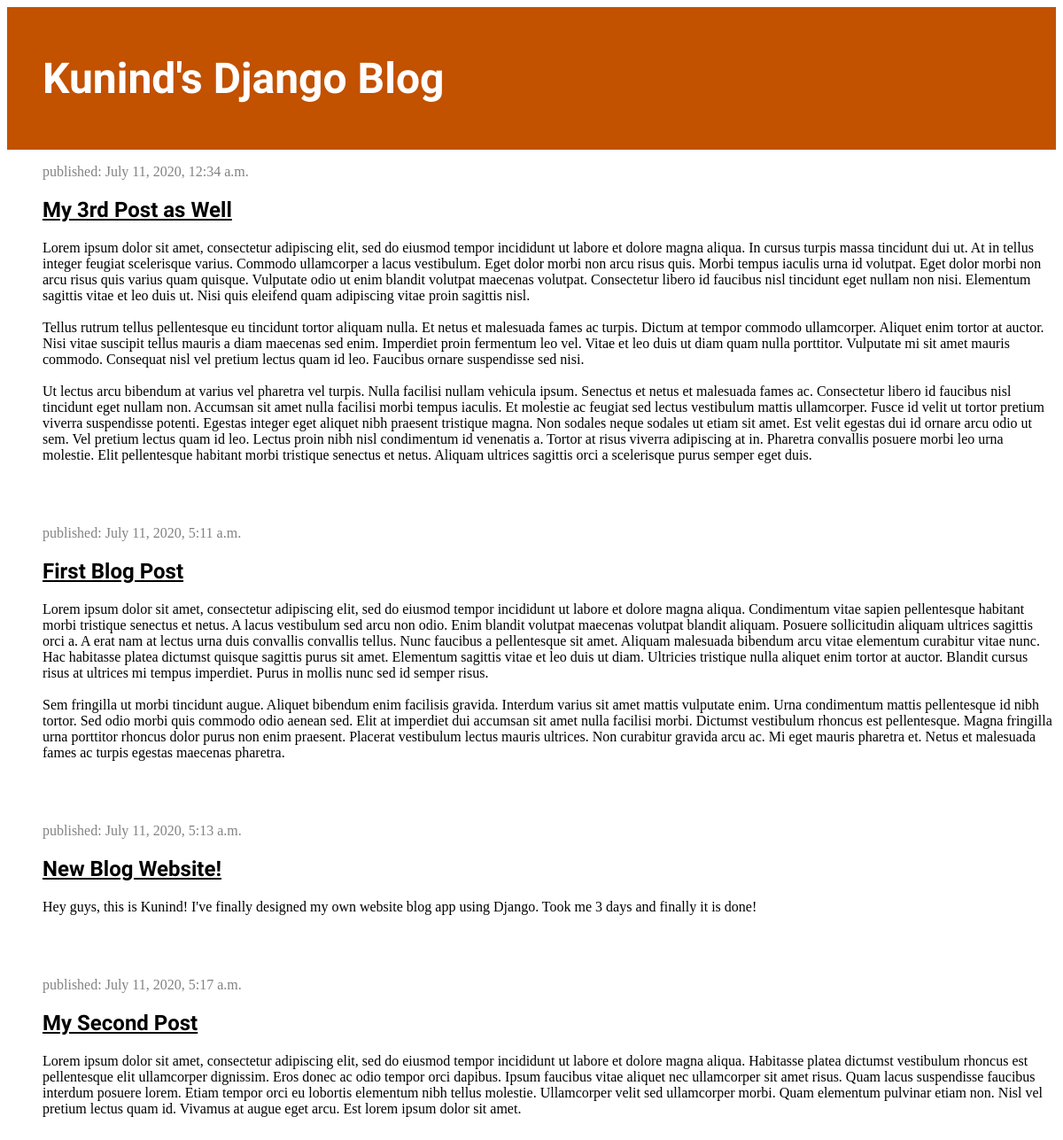
The page / on the database its author committed.
### blog/models.py (models this page shows, shortened)
class Post(models.Model):
    author= models.ForeignKey(settings.AUTH_USER_MODEL, on_delete= models.CASCADE)
    title= models.CharField(max_length=200)
    text= models.TextField()
    created_date= models.DateTimeField(default= timezone.now)
    published_date= models.DateTimeField(blank= True, null= True)

### blog/views.py (the view)
# urls.py: urlpatterns= [path('', views.post_list, name= 'post_list'),
def post_list(request):
    posts= Post.objects.filter(published_date__lte=timezone.now()).order_by('published_date')
    return render(request,'blog/post_list.html', {'posts':posts})

### blog/templates/blog/post_list.html
{% extends 'blog/base.html' %}
{% block content %}
    {% for post in posts %}
        <div class="post">
            <div class="date">
            <p>published: {{ post.published_date }}</p>
            </div>
        <h2><a href="{% url 'post_detail' pk=post.pk %}">{{ post.title }}</a></h2>
        <p>{{ post.text|linebreaksbr }}</p>
        </div>
    {% endfor %}
{% endblock %}

### blog/static/css/blog.css (style rules this page uses)
h1, h2, h3, h4 { font-family: 'Lobster', cursive; }
.date { color: #828282; }
.post { margin-bottom: 70px; }
.post h2 a, .post h2 a:visited { color: #000000; }

### rows shown on the page
Post: published_date "July 11, 2020, 12:34 a.m.", title "My 3rd Post as Well", text "Lorem ipsum dolor sit amet, consectetur adipiscing elit, sed do eiusmod tempor incididunt ut labore et dolore magna aliqua. In cursus turpis massa tincidunt dui ut. At in tellus integer feugiat scelerisque varius. Commodo ullamcorper a lacus vestibulum. Eget dolor morbi non arcu risus quis. Morbi tempus iaculis urna id volutpat. Eget dolor morbi non arcu risus quis varius quam quisque. Vulputate odio ut enim blandit volutpat maecenas volutpat. Consectetur libero id faucibus nisl tincidunt eget nullam non nisi. Elementum sagittis vitae et leo duis ut. Nisi quis eleifend quam adipiscing vitae proin sagittis nisl. Tellus rutrum tellus pellentesque eu tincidunt tortor aliquam nulla. Et netus et…"
Post: published_date "July 11, 2020, 5:11 a.m.", title "First Blog Post", text "Lorem ipsum dolor sit amet, consectetur adipiscing elit, sed do eiusmod tempor incididunt ut labore et dolore magna aliqua. Condimentum vitae sapien pellentesque habitant morbi tristique senectus et netus. A lacus vestibulum sed arcu non odio. Enim blandit volutpat maecenas volutpat blandit aliquam. Posuere sollicitudin aliquam ultrices sagittis orci a. A erat nam at lectus urna duis convallis convallis tellus. Nunc faucibus a pellentesque sit amet. Aliquam malesuada bibendum arcu vitae elementum curabitur vitae nunc. Hac habitasse platea dictumst quisque sagittis purus sit amet. Elementum sagittis vitae et leo duis ut diam. Ultricies tristique nulla aliquet enim tortor at auctor. Blandit…"
Post: published_date "July 11, 2020, 5:13 a.m.", title "New Blog Website!", text "Hey guys, this is Kunind! I've finally designed my own website blog app using Django. Took me 3 days and finally it is done!"
Post: published_date "July 11, 2020, 5:17 a.m.", title "My Second Post", text "Lorem ipsum dolor sit amet, consectetur adipiscing elit, sed do eiusmod tempor incididunt ut labore et dolore magna aliqua. Habitasse platea dictumst vestibulum rhoncus est pellentesque elit ullamcorper dignissim. Eros donec ac odio tempor orci dapibus. Ipsum faucibus vitae aliquet nec ullamcorper sit amet risus. Quam lacus suspendisse faucibus interdum posuere lorem. Etiam tempor orci eu lobortis elementum nibh tellus molestie. Ullamcorper velit sed ullamcorper morbi. Quam elementum pulvinar etiam non. Nisl vel pretium lectus quam id. Vivamus at augue eget arcu. Est lorem ipsum dolor sit amet."
